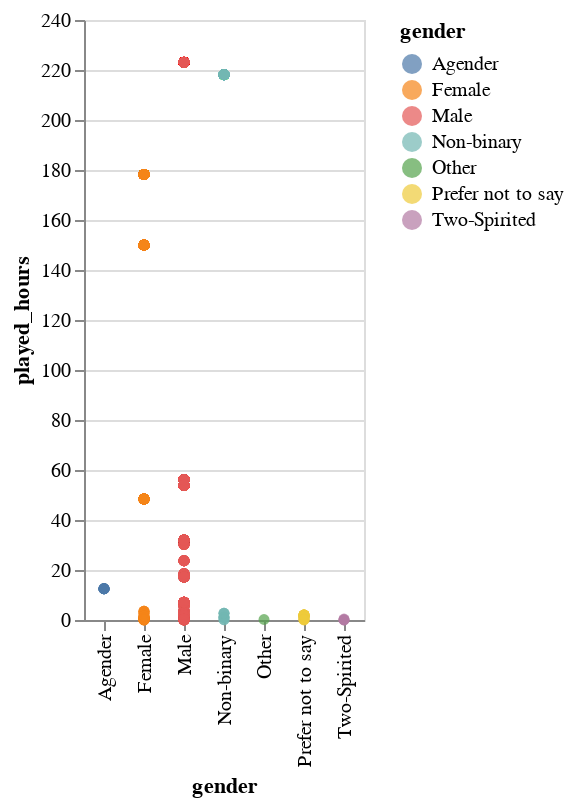

Write notebook code for a chart like this one.
### Code cell
affect_by_gender = alt.Chart(merged).mark_circle().encode(
    x='gender:N',
    y='played_hours:Q',
    color='gender:N'
)
affect_by_gender

### Figure 1 — Vega specification as saved in the notebook (floating-point values rounded to 4 significant figures; data arrays with more than 128 entries replaced by an {"elided": "..."} marker saying what was removed)
{"$schema": "https://vega.github.io/schema/vega/v5.json", "data": [{"name": "source_0", "values": {"elided": "1535 records"}}, {"name": "source_0_x_domain_gender", "values": [{"gender": "Male"}, {"gender": "Female"}, {"gender": "Prefer not to say"}, {"gender": "Non-binary"}, {"gender": "Agender"}, {"gender": "Two-Spirited"}, {"gender": "Other"}]}, {"name": "source_0_y_domain_played_hours", "values": [{"min": 0.0, "max": 223.1}]}, {"name": "source_0_color_domain_gender", "values": [{"gender": "Male"}, {"gender": "Female"}, {"gender": "Prefer not to say"}, {"gender": "Non-binary"}, {"gender": "Agender"}, {"gender": "Two-Spirited"}, {"gender": "Other"}]}], "signals": [{"name": "x_step", "value": 20}, {"name": "width", "update": "bandspace(domain('x').length, 1, 0.5) * x_step"}], "marks": [{"type": "symbol", "name": "marks", "from": {"data": "source_0"}, "encode": {"update": {"x": {"field": "gender", "scale": "x"}, "y": {"field": "played_hours", "scale": "y"}, "opacity": {"value": 0.7}, "fill": {"field": "gender", "scale": "color"}, "shape": {"value": "circle"}}}, "style": ["circle"]}], "scales": [{"name": "x", "type": "point", "domain": {"data": "source_0_x_domain_gender", "field": "gender", "sort": true}, "range": {"step": {"signal": "x_step"}}, "padding": 0.5}, {"name": "y", "type": "linear", "domain": [{"signal": "(data(\"source_0_y_domain_played_hours\")[0] || {}).min"}, {"signal": "(data(\"source_0_y_domain_played_hours\")[0] || {}).max"}], "range": [{"signal": "height"}, 0], "nice": true, "zero": true}, {"name": "color", "type": "ordinal", "domain": {"data": "source_0_color_domain_gender", "field": "gender", "sort": true}, "range": "category"}], "axes": [{"scale": "y", "orient": "left", "tickCount": {"signal": "ceil(height/40)"}, "grid": true, "maxExtent": 0, "minExtent": 0, "ticks": false, "zindex": 0, "gridScale": "x", "domain": false, "labels": false, "aria": false}, {"scale": "x", "grid": false, "labelAlign": "right", "orient": "bottom", "labelAngle": 270, "title": "gender", "labelBaseline": "middle", "zindex": 0}, {"scale": "y", "grid": false, "orient": "left", "title": "played_hours", "labelOverlap": true, "tickCount": {"signal": "ceil(height/40)"}, "zindex": 0}], "height": 300, "legends": [{"fill": "color", "symbolType": "circle", "title": "gender", "encode": {"symbols": {"update": {"opacity": {"value": 0.7}}}}}], "style": "cell", "background": "white", "padding": 5}
